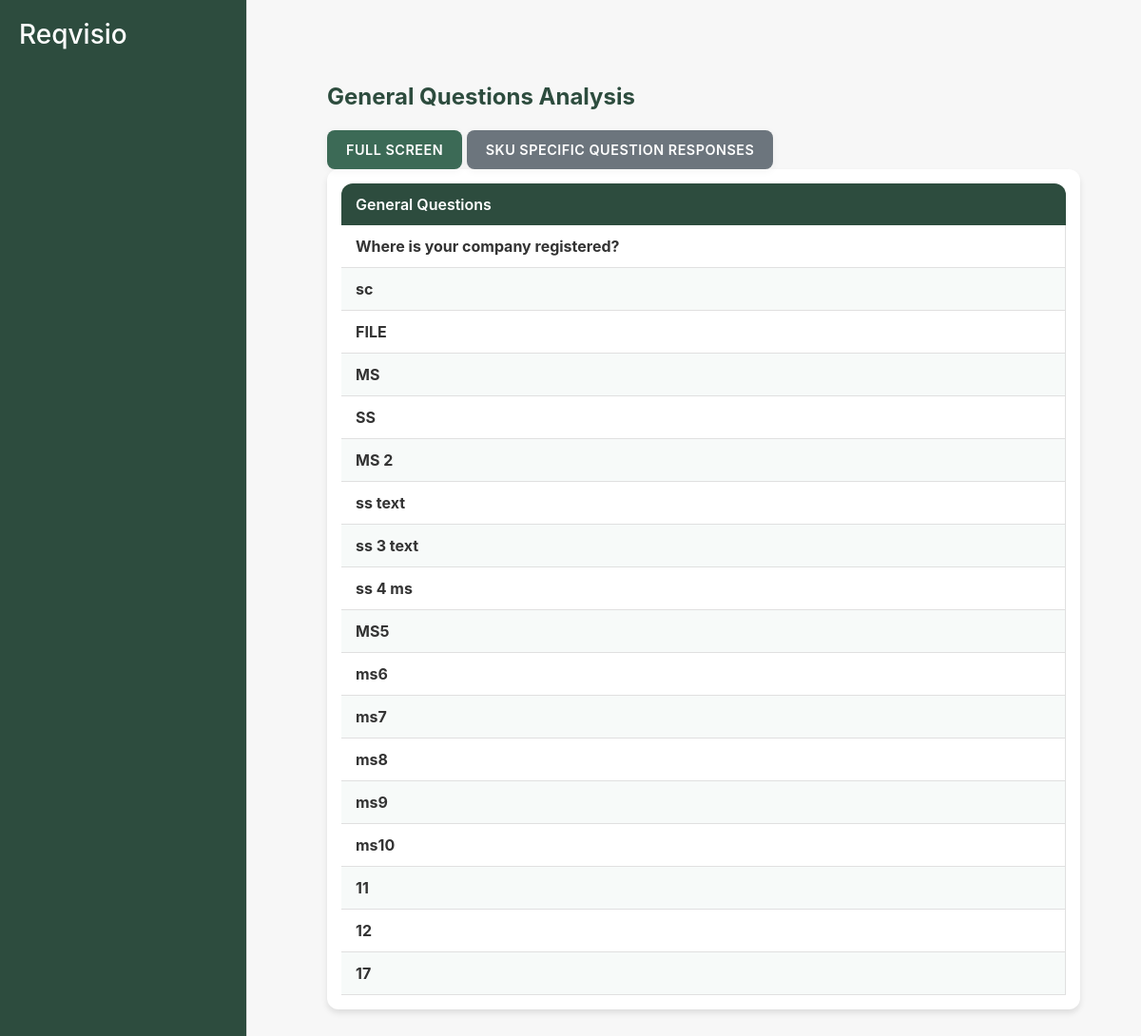
The app's page /procurement01/rfp/301/general_question_table/ with its own data.
### procurement01/models.py (models this page shows, shortened)
class GeneralQuestion(models.Model):
    QUESTION_TYPES = [
        ('text', 'Text'),
        ('Single-select', 'Single-select'),
        ('Multi-select', 'Multi-select'),
        ('File upload', 'File upload')
    ]
    rfp = models.ForeignKey(RFP, related_name='general_questions', on_delete=models.CASCADE)
    question_text = models.CharField(max_length=255)
    question_type = models.CharField(max_length=200, choices=QUESTION_TYPES)
    multiple_choice_options = models.TextField(blank=True, null=True)  # Store options as comma-separated values

### procurement01/views.py (the view, shortened to what this page needs)
# urls.py: path('rfp/<int:rfp_id>/general_question_table/', views.general_question_table_view, name='general_question_table'),
def general_question_table_view(request, rfp_id):
    rfp = get_object_or_404(RFP, id=rfp_id)
    general_questions = GeneralQuestion.objects.filter(rfp=rfp)
    supplier_responses = SupplierResponse.objects.filter(rfp=rfp)
    response_data = {}
    context = {
        "rfp": rfp,
        "general_questions": general_questions,
        "supplier_responses": supplier_responses,
        "response_data": response_data,
        "multi_choice_types": ['Single-select', 'Multi-select'],  # Add this
    }
    print(response_data)
    return render(request, 'procurement01/general_question_table.html', context)

### procurement01/templates/procurement01/general_question_table.html (shortened to what this page needs)
{% extends 'procurement01/layout.html' %}
{% load custom_filters %}
{% load static %}
{% block content %}
<div class="container mt-5">
    <div class="section-header">
        <h2>General Questions Analysis</h2>
    </div>
    <div>
    <button id="toggle-fullscreen-btn" class="btn btn-primary">Full Screen</button>
    <a href="{% url 'sku_specific_question_responses_analysis' rfp.id %}" class="btn btn-secondary">SKU Specific Question Responses</a>
    </div>
    <div id="analysis-fullscreen" class="table-wrapper">
        <div id = "table-freeze" class="table-freeze">
            <table class="styled-table">
                <thead>
                    <tr>
                        <th class="question-header">General Questions</th>
                    </tr>
                </thead>
                <tbody>
                    {% for question in general_questions %}
                    <tr>
                        <td class="question-cell">{{ question.question_text }}</td>
                    </tr>
                    {% endfor %}
                </tbody>
            </table>
        </div>
    </div>
</div>
{% endblock %}

### procurement01/static/style.css (style rules this page uses)
body { font-family: -apple-system, BlinkMacSystemFont, "Segoe UI", Roboto, Helvetica, Arial, sans-serif; background-color: #f7f7f7; color: #333; display: flex; margin: 0; padding: 0; overflow-y: auto; }
h2 { color: #2d4c3e; font-weight: 600; margin-bottom: 20px; }
.table-wrapper { overflow-x: auto; overflow-y: auto; border-radius: 12px; background-color: #ffffff; box-shadow: 0px 4px 6px rgba(0, 0, 0, 0.1); width: 100%; margin-left: auto; margin-right: auto; max-height: calc(100vh - 200px); display: block; box-shadow: 0px 4px 6px rgba(0, 0, 0, 0.1); padding: 15px; white-space: nowrap; }
.btn { font-size: 0.9em; border-radius: 8px; padding: 10px 20px; font-weight: 600; text-transform: uppercase; letter-spacing: 0.5px; border: none; box-shadow: 0px 2px 8px rgba(0, 0, 0, 0.05); transition: background-color 0.3s; }
.btn-primary { background-color: #3c6a56; color: #ffffff; }
.btn-primary { background-color: #3c6a56; border: none; font-weight: 600; text-transform: uppercase; padding: 10px 20px; border-radius: 8px; transition: background-color 0.3s; }
.styled-table { border-collapse: collapse; width: 100%; table-layout: auto; }
.styled-table tbody tr:nth-child(even) { background-color: #f7faf9; }
.styled-table td { border-bottom: 1px solid #e0e0e0; color: #333333; padding: 10px 15px; vertical-align: top; white-space: normal; word-wrap: break-word; }
.styled-table th:first-child { border-top-left-radius: 12px; }
.styled-table th:last-child { border-top-right-radius: 12px; }
.styled-table th { background-color: #2d4c3e; position: sticky; top: 0; z-index: 2; color: #ffffff; font-weight: 600; text-align: left; padding: 10px 15px; border: none; top: 0; z-index: 2; white-space: normal; word-wrap: break-word; overflow-wrap: break-word; }
.table-freeze { border-radius: 0px; background-color: #ffffff; padding: 0px; margin: 0 ; z-index: 2; overflow-y: scroll; overflow-x: auto; max-height: calc(100vh - 220px); box-sizing: border-box; }
.section-header { display: flex; align-items: center; justify-content: space-between; margin-bottom: 20px; }
.section-header h2 { margin: 0; font-size: 1.5rem; font-weight: bold; color: #2d4c3e; }
.question-cell { font-weight: bold; border-right: 1px solid #e0e0e0; padding-right: 10px; }
.btn-primary { background-color: #3c6a56; border-color: #3c6a56; }
.btn-secondary { background-color: #6c757d; border-color: #6c757d; }

### records on screen
GeneralQuestion: question_text "Where is your company registered?"
GeneralQuestion: question_text "sc"
GeneralQuestion: question_text "FILE"
GeneralQuestion: question_text "MS"
GeneralQuestion: question_text "SS"
GeneralQuestion: question_text "MS 2"
GeneralQuestion: question_text "ss text"
GeneralQuestion: question_text "ss 3 text"
GeneralQuestion: question_text "ss 4 ms"
GeneralQuestion: question_text "MS5"
GeneralQuestion: question_text "ms6"
GeneralQuestion: question_text "ms7"
GeneralQuestion: question_text "ms8"
GeneralQuestion: question_text "ms9"
GeneralQuestion: question_text "ms10"
GeneralQuestion: question_text "11"
GeneralQuestion: question_text "12"
GeneralQuestion: question_text "17"
